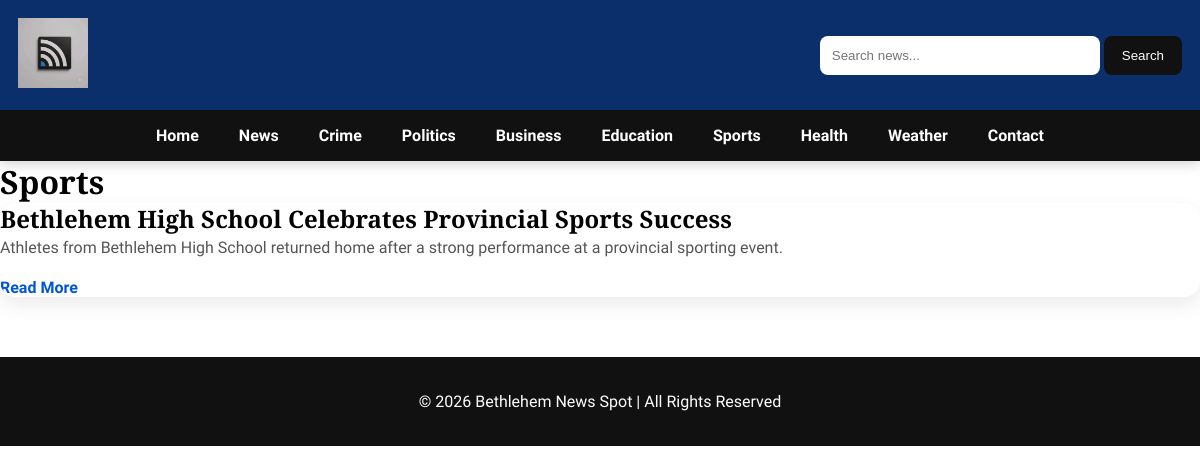
Page /category/Sports on the committed database.
### models/article.py (models this page shows)
class Article(db.Model):
    __tablename__ = "articles"
    id = db.Column(db.Integer, primary_key=True)
    title = db.Column(db.String(200), nullable=False)
    summary = db.Column(db.String(500), nullable=False)
    content = db.Column(db.Text, nullable=False)
    category = db.Column(db.String(100), nullable=False)
    author = db.Column(db.String(100), nullable=False)
    image = db.Column(db.String(255))
    published = db.Column(
    db.Boolean,
    default=False
)
    breaking = db.Column(db.Boolean, default=False)
    featured = db.Column(db.Boolean, default=False)
    views = db.Column(db.Integer, default=0)
    likes = db.Column(db.Integer, default=0)
    loves = db.Column(db.Integer, default=0)
    wows = db.Column(db.Integer, default=0)
    created_at = db.Column(db.DateTime, default=datetime.utcnow)

### routes/articles.py (the view)
@articles_bp.route("/category/<category>")
def category(category):
    articles = get_articles_by_category(category)
    return render_template(
        "category.html",
        category=category,
        articles=articles,
    )

### services/article_service.py (called while the page is built)
def get_articles_by_category(category):
    return (
        Article.query
        .filter_by(category=category)
        .order_by(Article.created_at.desc())
        .all()
    )

### templates/category.html (shortened to what this page needs)
{% extends "base.html" %}
{% block content %}
<h1>{{ category }}</h1>
{% if articles %}
    {% for article in articles %}
        <div class="news-card">
            <h2>{{ article.title }}</h2>
            <p>{{ article.summary }}</p>
            <a href="{{ url_for('articles.article', article_id=article.id) }}">
                Read More
            </a>
        </div>
    {% endfor %}
{% else %}
<p>No articles found in this category.</p>
{% endif %}
{% endblock %}

### static/css/main.css (style rules this page uses)
* { margin:0; padding:0; box-sizing:border-box; }
body { font-family:'Source Sans 3',sans-serif; }
.news-card { background:#fff; border-radius:18px; overflow:hidden; box-shadow:0 10px 30px rgba(0,0,0,.08); transition:all .35s ease; display:flex; flex-direction:column; height:100%; }
.news-card p { color:#666; line-height:1.7; margin-bottom:15px; }
.news-card a { margin-top:auto; display:inline-block; text-decoration:none; color:#0056d6; font-weight:700; }
h1, h2, h3, h4, .section-title, .main-story h1, .side-card h3, .news-card h3 { font-family:'Merriweather',serif; font-weight:700; line-height:1.3; }
.news-card p, .story-overlay p { font-size:16px; line-height:1.8; color:#555; }
a { text-decoration:none; }
.news-card { background:#fff; border-radius:18px; overflow:hidden; box-shadow:0 8px 25px rgba(0,0,0,.08); transition:.35s; }

### static/css/homepage.css (style rules this page uses)
.news-card { background:#fff; border-radius:16px; overflow:hidden; box-shadow:0 8px 20px rgba(0,0,0,.08); transition:.35s; margin-bottom:28px; display:flex; flex-direction:column; }
.news-card a { transition:.25s; }

### rows in the picture
Article: category "Sports", title "Bethlehem High School Celebrates Provincial Sports Success", summary "Athletes from Bethlehem High School returned home after a strong performance at a provincial sporting event."
